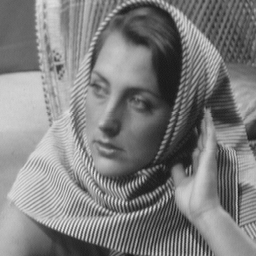
%> input picture HW5/assignment5_DFT/4/data/barbara256.png, 256 x 256 px
$ octave myMainScript.m   (GNU Octave 9; MATLAB toolbox functions it lacks are replaced by stand-ins)
%> lines starting %> are read from the running program, lines starting %| are printed output that depends on the picture; in (x1, y1, x2, y2) boxes, pixels count from 0 and x2, y2 are one past the last pixel; in counts of white or black regions, pixels touching at a corner belong together; the program's own positions count from 1
%% MyMainScript

tic;
%% Q4
% For both ideal low-pass filter and gaussian low-pass filter we observe
% that increasing the parameter value (D for ideal and \sigma for gaussian)
% increases the sharpness or the fine details in the image. This is as
% expected because details like edges and fine textures constitute of high
% frequency components which are inhibited if D is kept low or highly
% subdued (to the point of inhibition) if \sigma is kept low. Also, in
% general, gaussian filtering gives smoother images as using an ideal filter
% presents results in substantial degree of ringing artifact in the
% filtered images.

barbara256 = imread('../data/barbara256.png');
%> barbara256 is the input picture: size 256x256 uint8; min 23, max 231, mean 126.4

[r, c] = size(barbara256);
%> r = 256; c = 256
barbara_freq = fftshift(fft2(barbara256,2*r,2*c));

filters = {'ideal','gaussian'};
param_names = {'D','sigma'};

imshow(barbara256,[]);
title('Original barbara');

for param = [40,80]
    for f = [1,2];
        filter = filters{f};
        param_name = param_names{f};
        filter_matrix = zeros([2*r,2*c]);
        for i = 1:2*r
            for j = 1:2*c
                if strcmp(filter,'ideal');
                    filter_matrix(i,j) = ((i-r)^2 + (j-c)^2 <= param^2);
                else
                    filter_matrix(i,j) = exp(-((i-r)^2 + (j-c)^2)/(2*param^2));
                end
            end
        end

        figure;
        imshow(filter_matrix,[]); colormap('jet'); colorbar;
        title(sprintf('%s filter (in freq domain) with %s = %d',filter,param_name,param));

        figure;
        imshow(log(1+abs(filter_matrix)),[]); colormap('jet'); colorbar;
        title(sprintf('%s filter (in freq domain, log-scale) with %s = %d',filter,param_name,param));

        filtered_barbara_freq = barbara_freq.*filter_matrix;
        figure;
        imshow(log(1+abs(filtered_barbara_freq)),[]); colormap('jet'); colorbar;
        title(sprintf('%s filtered barbara (in freq domain) with %s = %d',filter,param_name,param));

        filtered_barbara_spatial = ifft2(ifftshift(filtered_barbara_freq));
        filtered_barbara_spatial = filtered_barbara_spatial(1:r,1:c);

        figure;
        imshow(filtered_barbara_spatial,[]);
        title(sprintf('%s filtered barbara with %s = %d',filter,param_name,param));

    end
end
%> this loop made 2 passes
%> pass 1, `for f = [1,2]; filter = filters{f}; param_name = param_names{f}; filte..`:
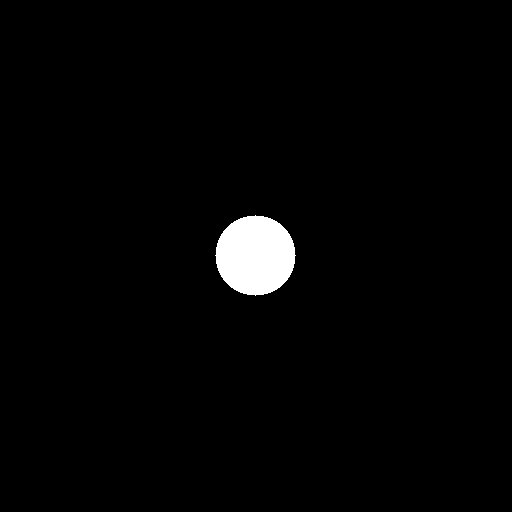
%> displayed picture: size 512x512, on the screen's scale of 0 to 255; 1.9% white; 1 white region, box (x1, y1, x2, y2) and area: (215, 215, 296, 296) 5025
%> pass 1, `for f = [1,2]; filter = filters{f}; param_name = param_names{f}; filte..`:
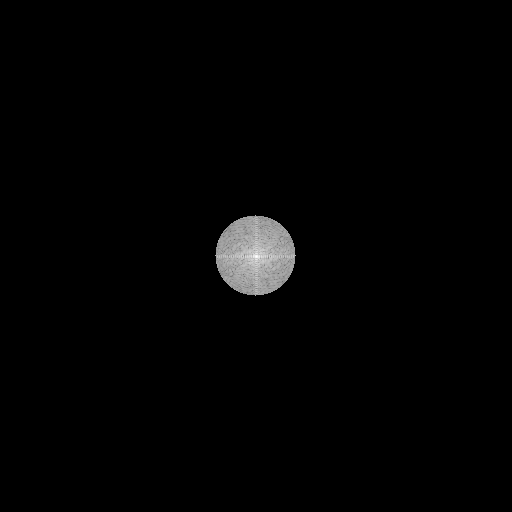
%> displayed picture: size 512x512, on the screen's scale of 0 to 255; min 0, max 255, mean 3.2
%> pass 1, `for f = [1,2]; filter = filters{f}; param_name = param_names{f}; filte..`:
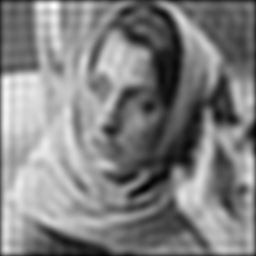
%> displayed picture: size 256x256, on the screen's scale of 0 to 255; min 0, max 255, mean 129
%> pass 1, `for f = [1,2]; filter = filters{f}; param_name = param_names{f}; filte..`:
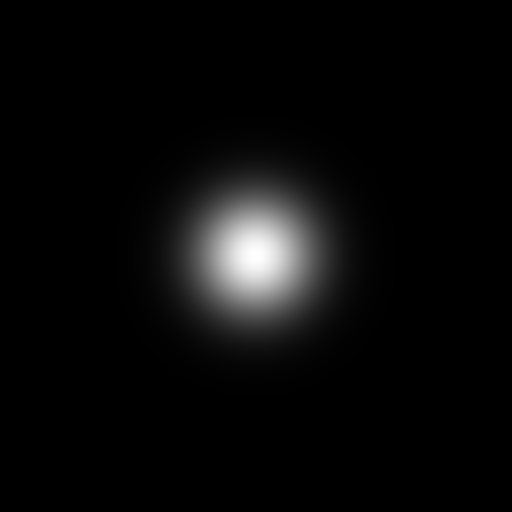
%> displayed picture: size 512x512, on the screen's scale of 0 to 255; min 0, max 255, mean 9.8
%> after the loop:
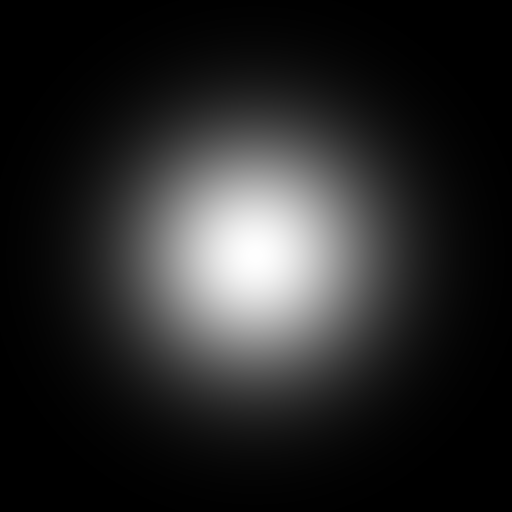
%> filter_matrix: size 512x512 double; min 3.57e-05, max 1, mean 0.153

toc;
